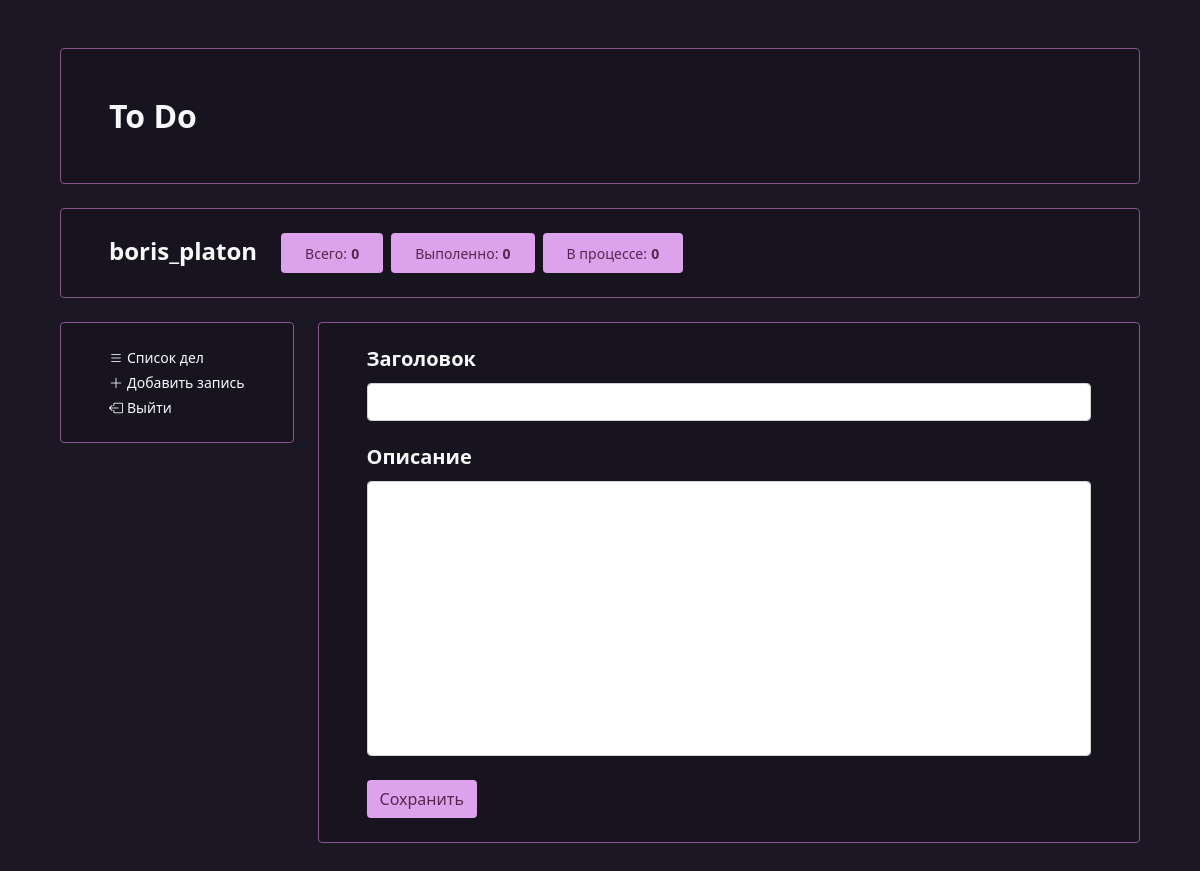
The page /affairs/add_affair/ (signed in) on the database as committed earlier.
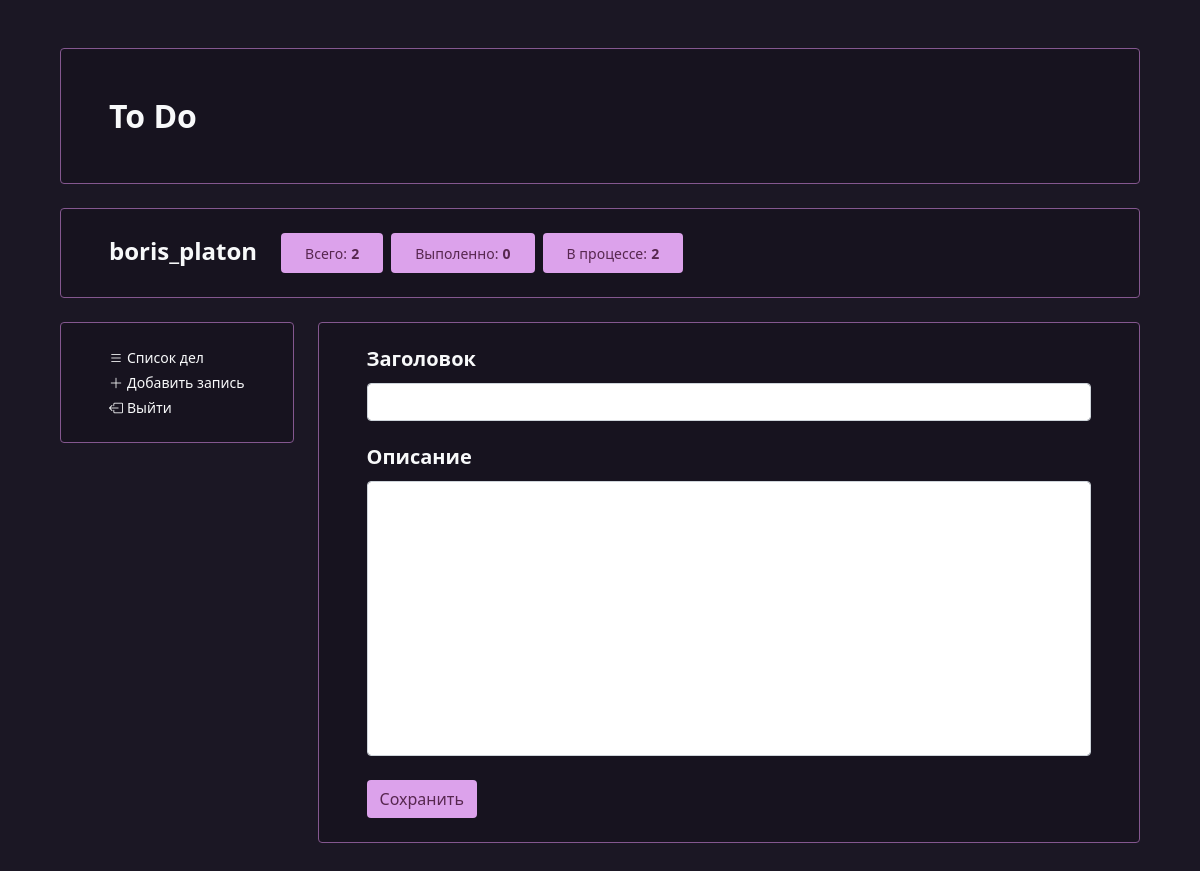
The same page on the database as committed later.
### users/models.py (models this page shows, shortened)
class User(AbstractUser):
    @property
    def in_process_affairs_amount(self):
        return self.get_in_process_affairs().count()
    def get_in_process_affairs(self, *args):
        if args:
            return self.affair_set.filter(date_end__isnull=True).values(*args)
        return self.affair_set.filter(date_end__isnull=True)
    @property
    def completed_affairs_amount(self):
        return self.get_completed_affairs().count()
    def get_completed_affairs(self, *args):
        if args:
            return self.affair_set.exclude(date_end__isnull=True).values(*args)
        return self.affair_set.exclude(date_end__isnull=True)

### affairs/views.py (the view)
# urls.py: path(r'add_affair/', add_affair, name='add_affair'),
@login_required
def add_affair(request):
    form = CreateAffairForm(request.POST or None)
    context = {
        'form': form,
    }
    if request.POST and save_affair_from_form(request, form):
        messages.add_message(request, messages.SUCCESS, "Запись сохранена", extra_tags="success")
        return redirect(reverse('affairs:add_affair'))
    return render(request, 'affairs/add_affair.html', context=context)

### affairs/forms.py
class CreateAffairForm(models.ModelForm):
    def __init__(self, *args, **kwargs):
        super().__init__(*args, **kwargs)
        for field in self.fields.values():
            field.widget.attrs.update({
                "class": "form-control"
            })
        self.fields['text'].widget.attrs.update({
            "cols": "",
            "rows": "",
            "style": """
                width: 100%;
                resize: none;
                height: 275px;
            """
        })
    class Meta:
        model = Affair
        fields = ('title', 'text')

### affairs/templates/affairs/add_affair.html (shortened to what this page needs)
{% extends "affairs/base.html" %}
{% block content %}
<div class="rounded menu p-4 px-5">
    <form action="{% url 'affairs:add_affair' %}" method="POST" novalidate>
        <div class="row row-cols-1 g-4">
            {% for field in form %}
            <div class="col">
                <div class="row row-cols-1 text-light g-1">
                    <div class="col">
                        <h5 class='fw-bold'>{{ field.label }}</h5>
                    </div>
                    <div class="col">
                        {{ field }}
                    </div>
                </div>
            </div>
            {% endfor %}
            <div class="col">
                <input type="submit" class='btn completed' value="Сохранить">
            </div>
        </div>
    </form>
</div>
{% endblock %}

### affairs/templates/affairs/base.html (shortened to what this page needs)
{% load static %}
<!DOCTYPE html>
<html lang="en">
<head>
	<link href="https://cdn.jsdelivr.net/npm/bootstrap@5.1.3/dist/css/bootstrap.min.css" rel="stylesheet">
	<link rel="stylesheet" href="https://cdn.jsdelivr.net/npm/bootstrap-icons@1.8.1/font/bootstrap-icons.css">
	<link rel="stylesheet" href="{% static 'base/css/base.css' %}">
</head>
<body>
<div class="p-5">
	<div class="container">
		<div class="row g-4">
            <div class="col-12">
                <div class="p-5 rounded menu">
                	<a href="{% url 'affairs:home' %}">
        	            <h2 class='m-0 fw-bold text-light'>
        	                To Do
        	            </h2>
                    </a>
                </div>
            </div>
            <div class="col-12">
                <div class="p-4 px-5 rounded menu">
                    <div class="row g-4">
                        <div class="col-auto">
                            <span class='m-0 fs-4 text-light fw-bold'>{{ request.user.username }}</span>
                        </div>
                        <div class="col-auto">
                            <div class="row g-2">
                                <div class='col-auto'>
                                	<a href="{% url 'affairs:home' %}">
        	                            <div class="py-2 px-4 rounded completed">
        	                                <small>Всего:</small>
        	                                <small class="fw-bold">{{ request.user.affair_set.count }}</small>
        	                            </div>
                                    </a>
                                </div>
                                <div class='col-auto'>
                                	<a href="{% url 'affairs:home' %}?affair_status=completed">
        	                            <div class="py-2 px-4 rounded completed">
        	                                <small>Выполенно:</small>
        	                                <small class="fw-bold">{{ request.user.completed_affairs_amount }}</small>
        	                            </div>
        	                        </a>
                                </div>
                                <div class='col-auto'>
                                	<a href="{% url 'affairs:home' %}?affair_status=process">
        	                            <div class="py-2 px-4 rounded completed">
        	                                <small>В процессе:</small>
        	                                <small class="fw-bold">{{ request.user.in_process_affairs_amount }}</small>
        	                            </div>
        	                        </a>
                                </div>
                            </div>
                        </div>
                    </div>
                </div>
            </div>
            <div class="col-auto">
                <div class="p-4 px-5 rounded menu">
                    <div class="d-flex flex-column">
                            <small class="mb-1"><a href="{% url 'affairs:home' %}" class="link-light"><i class="bi bi-list me-1"></i>Список дел</a></small>
                            <small class="mb-1"><a href="{% url 'affairs:add_affair' %}" class="link-light"><i class="bi bi-plus-lg me-1"></i>Добавить запись</a></small>
                            <small><a href="{% url 'users:logout' %}" class="link-light"><i class="bi bi-box-arrow-left me-1"></i>Выйти</a></small>
                    </div>
                </div>
            </div>
            <div class="col">
                {% block content %}
                {% endblock %}
            </div>
        </div>
	</div>
</div>
</body>
</html>

Rows that differ between the two databases and show on the page:
changed User "boris_platon": user.affair_set.count "0" → "2"; user.in_process_affairs_amount "0" → "2"
